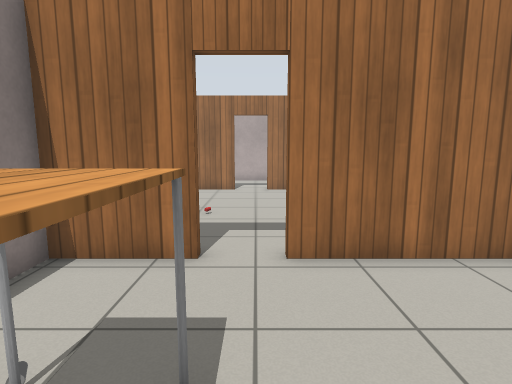
[1] (above)

18 first-person views from a walk through a Gazebo world. The camera is 1.1 m above the floor, tilts 8° down and sees 80° across. The lines on the ground mark 1 m squares. The floor is counted in squares, 0.5 m on a side. Each view is taken from the middle of a square. On the plan, view 1 faces up. The plan holds only what a view shows up to about 18 squares ahead; the rest is blank. Simple patterns stand in for the simulator's built-in surfaces. Simple shapes stand in for some stock models.

[2]
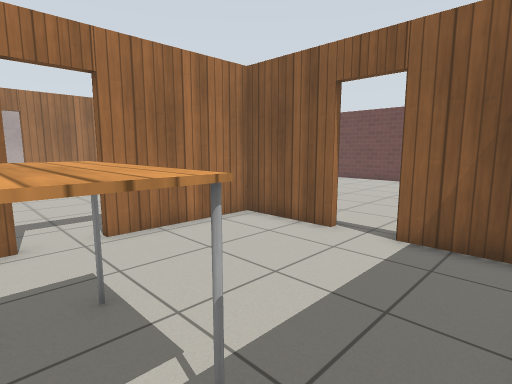

[3]
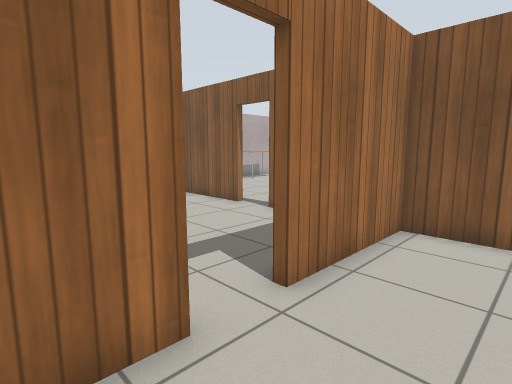

[4]
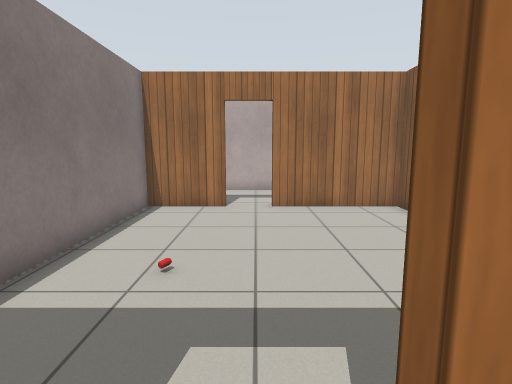

[5]
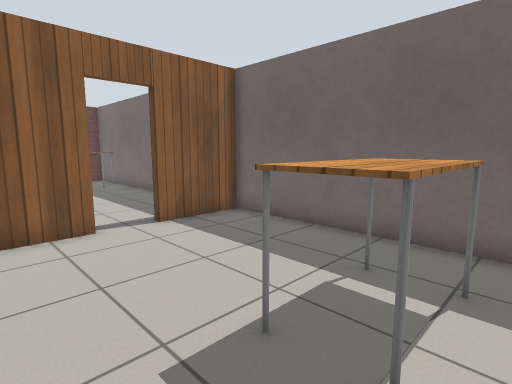

[6]
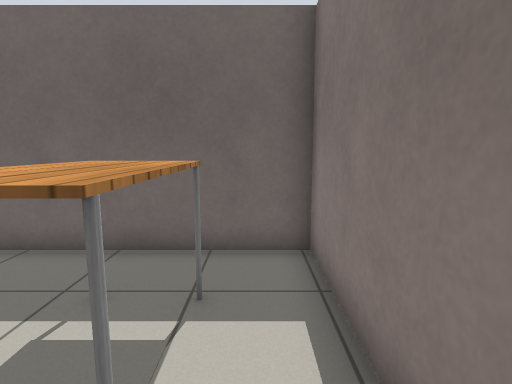

[7]
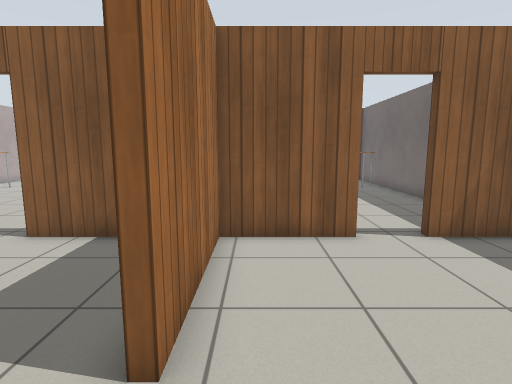

[8]
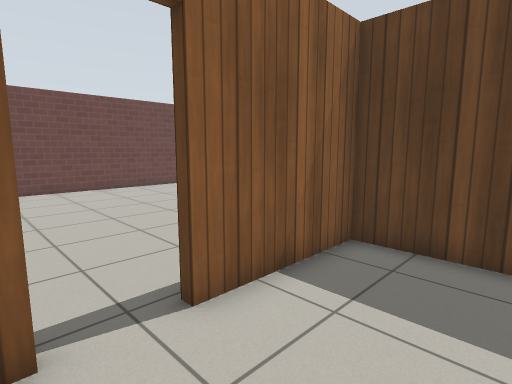

[9]
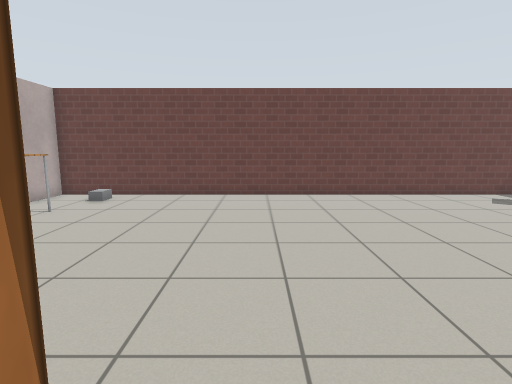

[10]
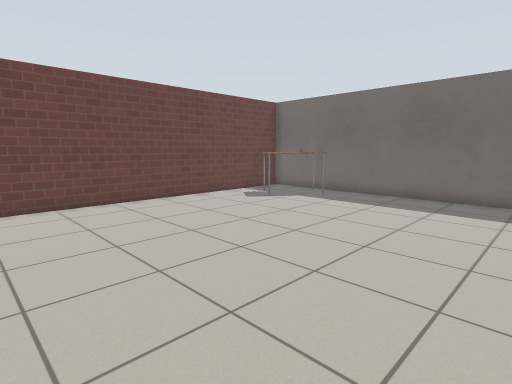

[11]
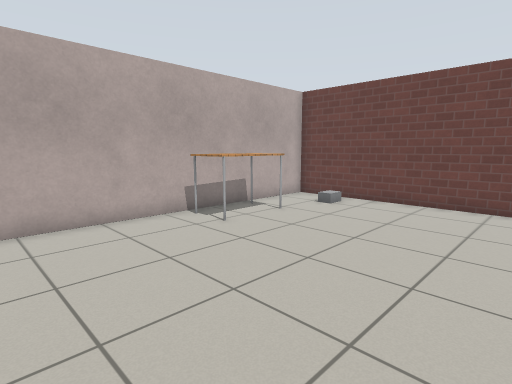

[12]
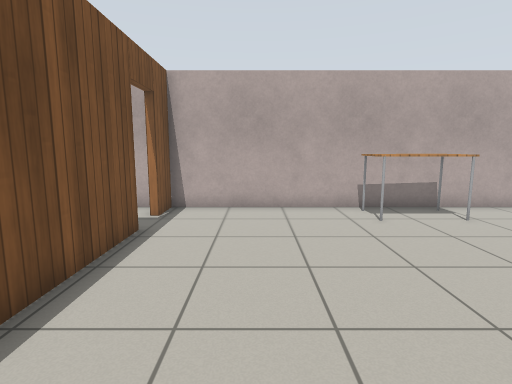

[13]
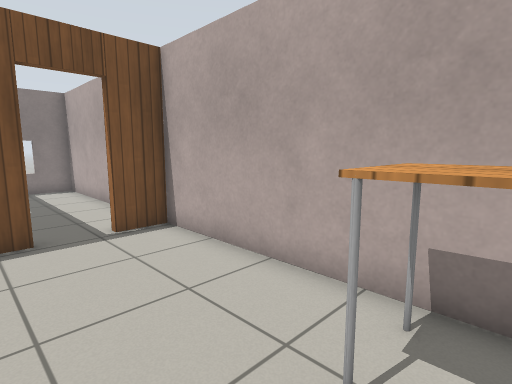

[14]
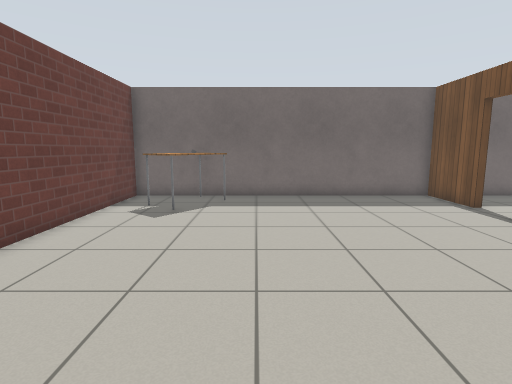

[15]
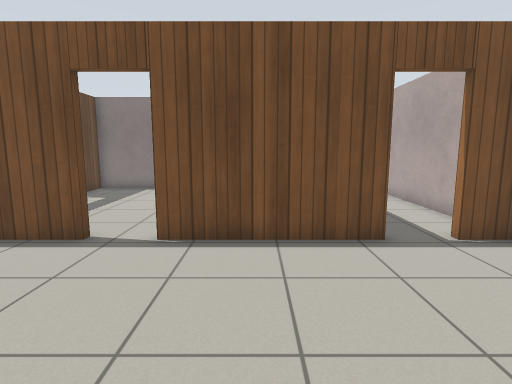

[16]
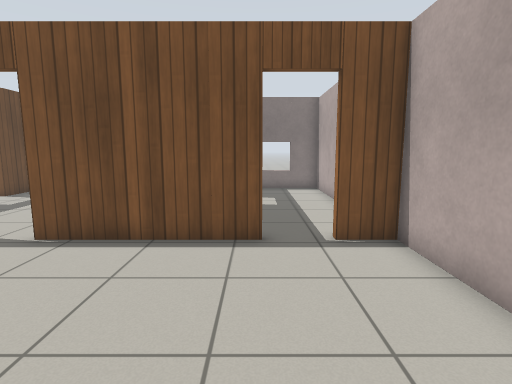

[17]
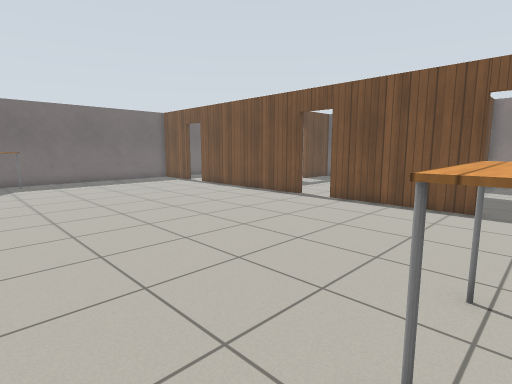

[18]
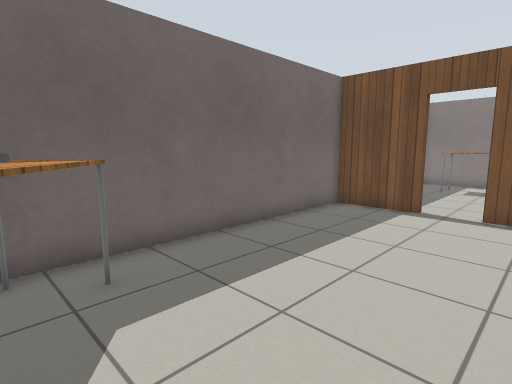

### Floor plan
Key: @ floor where view 1 was taken; # wall or solid block; . floor; D open door; = window, fence, low wall or low ledge; T table; B grey box; O other object.
Columns run from 4 left of view 1 to 20 right of it. Each row starts with its distance up from view 1.
 22 #########################
 21 #.........#......TTT....#
 20 #.........D......TTT....#
 19 =.........D......TTT..B.#
 18 #.........#.............#
 17 ###DD######.............#
 16 #.........#.............#
 15 #.........#.............#
 14 #.........#.............#
 13 #.........#.............#
 12 #.........D.............#
 11 #.........D.............#
 10 #.O.......#.............#
  9 #.........#.............#
  8 #.........#.............#
  7 #.........#.............#
  6 ###DD######.............#
  5 #.........#.............#
  4 #.........#.............#
  3 #.........#.............#
  2 #.TT......D.............#
  1 #.TT......D..........T..#
  0 #.TT@.....#.........TTT.#
 -1 #.........#........TT ..#
 -2 #.........#.........T...#
 -3 #########################

Where each view was taken, in squares from view 1:
view 1: 0 up, 0 right, facing up
view 2: 2 down, 2 left, facing up-right
view 3: 3 up, 3 left, facing up-right
view 4: 5 up, 0 right, facing up
view 5: 5 up, 3 left, facing down-right
view 6: 4 up, 3 left, facing down
view 7: 5 up, 2 left, facing right
view 8: 13 up, 2 right, facing down-right
view 9: 12 up, 5 right, facing right
view 10: 12 up, 7 right, facing down-right
view 11: 12 up, 7 right, facing up-right
view 12: 10 up, 9 right, facing up
view 13: 17 up, 14 right, facing up-left
view 14: 12 up, 14 right, facing down
view 15: 15 up, 13 right, facing left
view 16: 18 up, 13 right, facing left
view 17: 20 up, 18 right, facing down-left
view 18: 4 up, 17 right, facing down-left
